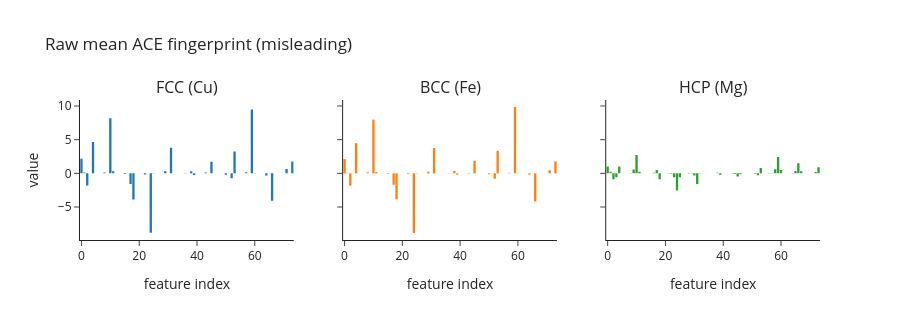

This figure's notebook cell:
### Markdown cell above
### The naive plot — and why it misleads

If you simply average the descriptor across atoms and bar-plot the raw values,
FCC and BCC look almost indistinguishable. The reason is purely visual: a
couple of large radial components (the average neighbour count) dominate the
y-axis and dwarf the angular components that actually differ between
structures.

### Code cell
fig = make_subplots(rows=1, cols=3, subplot_titles=list(per_atom.keys()),
                    shared_yaxes=True)
for col, (name, X) in enumerate(per_atom.items(), start=1):
    fp = X.mean(axis=0)
    fig.add_trace(go.Bar(x=np.arange(len(fp)), y=fp, name=name,
                         marker_line_width=0, showlegend=False), row=1, col=col)
fig.update_layout(height=320, title="Raw mean ACE fingerprint (misleading)",
                  template="simple_white")
fig.update_xaxes(title="feature index")
fig.update_yaxes(title="value", col=1)
fig

### Figure 1 — Plotly figure (JSON) as saved in the notebook; plotly's stock layout.template omitted (floating-point values rounded to 4 significant figures)
{"data": [{"marker": {"line": {"width": 0}}, "name": "FCC (Cu)", "showlegend": false, "type": "bar", "x": [0, 1, 2, 3, 4, 5, 6, 7, 8, 9, 10, 11, 12, 13, 14, 15, 16, 17, 18, 19, 20, 21, 22, 23, 24, 25, 26, 27, 28, 29, 30, 31, 32, 33, 34, 35, 36, 37, 38, 39, 40, 41, 42, 43, 44, 45, 46, 47, 48, 49, 50, 51, 52, 53, 54, 55, 56, 57, 58, 59, 60, 61, 62, 63, 64, 65, 66, 67, 68, 69, 70, 71, 72, 73], "xaxis": "x", "y": [2.161, 0.1366, -1.803, 0.01633, 4.668, 2.531e-31, 1.247e-31, 4.134e-31, 0.1373, 1.099e-30, 8.175, 0.2951, 4.366e-33, 1.887e-32, -3.342e-32, -0.09382, -1.807e-31, -1.58, -3.895, -1.049e-31, -8.125e-32, -3.315e-31, -0.1552, -1.06e-30, -8.806, 0.03529, 1.351e-33, -1.457e-32, 1.541e-31, 0.3001, 4.475e-31, 3.787, 0.01865, 4.721e-32, 2.957e-32, 2.496e-32, 0.06412, 2.38e-31, 0.3053, -0.2462, -6.761e-33, 2.011e-33, 3.42e-32, 0.1061, 1.95e-31, 1.702, 0.00223, -8.594e-32, -7.481e-32, -5.29e-32, -0.2051, -4.141e-31, -0.7319, 3.25, 8.865e-32, 7.924e-32, 2.983e-31, 0.1755, 1.171e-30, 9.485, -0.02944, -1.096e-32, -3.924e-32, -1.378e-31, -0.3393, -4.647e-31, -4.08, 0.0002667, 1.919e-31, 2.59e-31, 1.947e-31, 0.6561, 8.85e-31, 1.755], "yaxis": "y"}, {"marker": {"line": {"width": 0}}, "name": "BCC (Fe)", "showlegend": false, "type": "bar", "x": [0, 1, 2, 3, 4, 5, 6, 7, 8, 9, 10, 11, 12, 13, 14, 15, 16, 17, 18, 19, 20, 21, 22, 23, 24, 25, 26, 27, 28, 29, 30, 31, 32, 33, 34, 35, 36, 37, 38, 39, 40, 41, 42, 43, 44, 45, 46, 47, 48, 49, 50, 51, 52, 53, 54, 55, 56, 57, 58, 59, 60, 61, 62, 63, 64, 65, 66, 67, 68, 69, 70, 71, 72, 73], "xaxis": "x2", "y": [2.116, 0.1028, -1.825, 0.02178, 4.478, 5.918e-31, 8.637e-31, 9.274e-31, 0.1544, 5.947e-30, 7.965, 0.2175, -1.263e-31, -4.197e-32, -1.07e-31, -0.08054, -1.523e-30, -1.691, -3.861, -3.85e-31, -7.163e-31, -6.197e-31, -0.1068, -5.8e-30, -8.856, 0.04609, 5.225e-31, 3.248e-31, 3.136e-31, 0.2669, 5.395e-30, 3.761, 0.01056, 5.621e-32, 3.29e-32, 5.579e-32, 0.04202, 1.03e-30, 0.359, -0.1875, 8.316e-32, 5.582e-32, 9.495e-32, 0.05569, 1.529e-30, 1.88, 0.002238, -1.829e-31, -7.154e-32, -1.432e-31, -0.1393, -3.034e-30, -0.7986, 3.329, 3.068e-31, 6.408e-31, 4.678e-31, 0.07381, 5.791e-30, 9.847, -0.03974, -3.304e-31, -3.03e-31, -2.707e-31, -0.1846, -5.388e-30, -4.182, 0.0004744, 6.979e-31, 2.805e-31, 4.599e-31, 0.4615, 9.354e-30, 1.776], "yaxis": "y2"}, {"marker": {"line": {"width": 0}}, "name": "HCP (Mg)", "showlegend": false, "type": "bar", "x": [0, 1, 2, 3, 4, 5, 6, 7, 8, 9, 10, 11, 12, 13, 14, 15, 16, 17, 18, 19, 20, 21, 22, 23, 24, 25, 26, 27, 28, 29, 30, 31, 32, 33, 34, 35, 36, 37, 38, 39, 40, 41, 42, 43, 44, 45, 46, 47, 48, 49, 50, 51, 52, 53, 54, 55, 56, 57, 58, 59, 60, 61, 62, 63, 64, 65, 66, 67, 68, 69, 70, 71, 72, 73], "xaxis": "x3", "y": [1.004, 0.2242, -0.8799, -0.5684, 1.009, 2.806e-31, 4.047e-06, 0.02447, 0.05193, 0.5616, 2.709, 0.2252, -6.447e-33, -5.214e-06, 0.001009, 0.005283, 0.0815, 0.511, -0.8837, -2.679e-31, -9.005e-06, -0.03019, -0.0586, -0.5772, -2.563, -0.5709, 9.524e-32, 1.182e-05, -0.015, -0.03271, -0.3269, -1.57, 0.05026, 2.268e-32, 6.717e-06, 4.16e-05, 0.0005374, 0.01183, 0.0964, -0.1973, 3.044e-32, 1.16e-05, -0.001245, -0.005961, -0.08376, -0.4834, -0.1274, -4.425e-32, -1.523e-05, -0.0006183, -0.003327, -0.04744, -0.2962, 0.7742, 2.965e-31, 2.004e-05, 0.03724, 0.06613, 0.5932, 2.424, 0.5001, -1.308e-31, -2.631e-05, 0.0185, 0.03691, 0.3359, 1.486, 0.3231, 1.397e-31, 3.455e-05, 0.009191, 0.0206, 0.1902, 0.9104], "yaxis": "y3"}], "layout": {"annotations": [{"font": {"size": 16}, "showarrow": false, "text": "FCC (Cu)", "x": 0.1444, "xanchor": "center", "xref": "paper", "y": 1.0, "yanchor": "bottom", "yref": "paper"}, {"font": {"size": 16}, "showarrow": false, "text": "BCC (Fe)", "x": 0.5, "xanchor": "center", "xref": "paper", "y": 1.0, "yanchor": "bottom", "yref": "paper"}, {"font": {"size": 16}, "showarrow": false, "text": "HCP (Mg)", "x": 0.8556, "xanchor": "center", "xref": "paper", "y": 1.0, "yanchor": "bottom", "yref": "paper"}], "height": 320, "title": {"text": "Raw mean ACE fingerprint (misleading)"}, "xaxis": {"anchor": "y", "domain": [0.0, 0.2889], "title": {"text": "feature index"}}, "xaxis2": {"anchor": "y2", "domain": [0.3556, 0.6444], "title": {"text": "feature index"}}, "xaxis3": {"anchor": "y3", "domain": [0.7111, 1.0], "title": {"text": "feature index"}}, "yaxis": {"anchor": "x", "domain": [0.0, 1.0], "title": {"text": "value"}}, "yaxis2": {"anchor": "x2", "domain": [0.0, 1.0], "matches": "y", "showticklabels": false}, "yaxis3": {"anchor": "x3", "domain": [0.0, 1.0], "matches": "y", "showticklabels": false}}}
